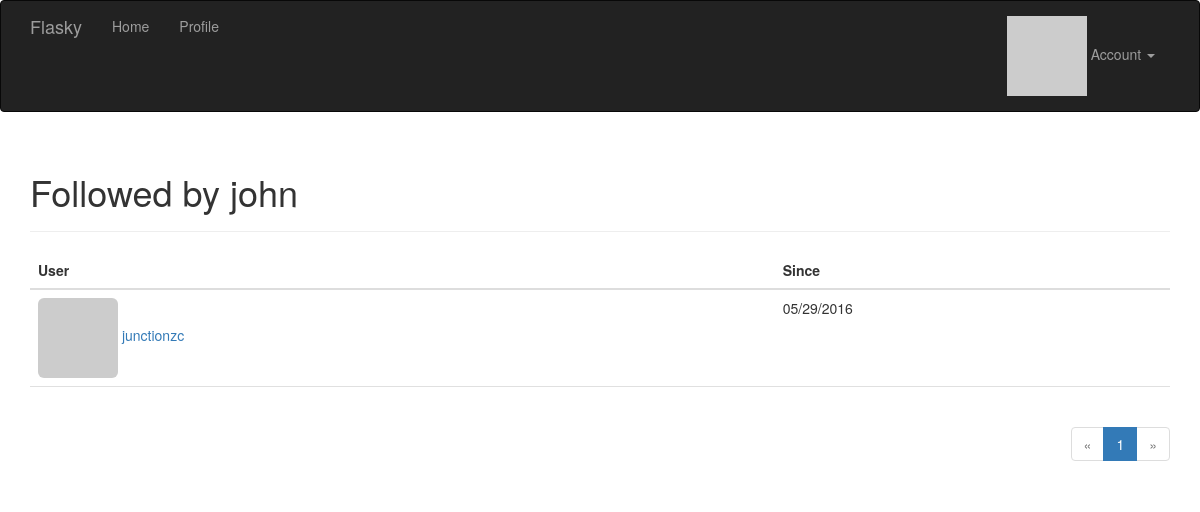
The page /followed-by/john (signed in) on the database its author committed.
### app/models.py (models this page shows, shortened)
class User(UserMixin, db.Model):
    __tablename__ = 'users'
    id = db.Column(db.Integer, primary_key = True)
    email = db.Column(db.String(64), unique = True, index = True)
    username = db.Column(db.String(64), unique = True, index = True)
    role_id = db.Column(db.Integer, db.ForeignKey('roles.id'))
    password_hash = db.Column(db.String(128))
    confirmed = db.Column(db.Boolean, default = False)
    name = db.Column(db.String(64))
    location = db.Column(db.String(64))
    about_me = db.Column(db.Text())
    member_since = db.Column(db.DateTime(), default = datetime.utcnow)
    last_seen = db.Column(db.DateTime(), default = datetime.utcnow)
    avatar_hash = db.Column(db.String(32))
    posts = db.relationship('Post', backref = 'author', lazy = 'dynamic')
    followed = db.relationship('Follow',
                               foreign_keys = [Follow.follower_id],
                               backref = db.backref('follower', lazy = 'joined'),
                               lazy = 'dynamic',
                               cascade = 'all, delete-orphan')
    followers = db.relationship('Follow',
                                foreign_keys = [Follow.followed_id],
                                backref = db.backref('followed', lazy = 'joined'),
                                lazy = 'dynamic',
                                cascade = 'all, delete-orphan')
    comments = db.relationship('Comment', backref = 'author', lazy = 'dynamic')
    @property
    def password(self):
        raise AttributeError('password is not a readable attribute')
    def can(self, permissions):
        return self.role is not None and \
            (self.role.permissions & permissions) == permissions
    def ping(self):
        self.last_seen = datetime.utcnow()
        db.session.add(self)
    def gravatar(self, size = 100, default = 'identicon', rating = 'g'):
        if request.is_secure:
            url = 'https://cn.gravatar.com/avatar'
        else:
            url = 'http://cn.gravatar.com/avatar'
        hash = self.avatar_hash or hashlib.md5(self.email.encode('utf-8')).hexdigest()
        return '{url}/{hash}?s={size}&d={default}&r={rating}'.format(
            url = url, hash = hash, size = size, default = default, rating = rating)

class Follow(db.Model):
    __tablename__ = 'follows'
    follower_id = db.Column(db.Integer, db.ForeignKey('users.id'),
                            primary_key = True)
    followed_id = db.Column(db.Integer, db.ForeignKey('users.id'),
                            primary_key = True)
    timestamp = db.Column(db.DateTime, default = datetime.utcnow)

### app/main/views.py (the view)
@main.route('/followed-by/<username>')
def followed_by(username):
    user = User.query.filter_by(username=username).first()
    if user is None:
        flash('Invalid user.')
        return redirect(url_for('.index'))
    page = request.args.get('page', 1, type=int)
    pagination = user.followed.paginate(
        page, per_page=current_app.config['FLASKY_FOLLOWERS_PER_PAGE'],
        error_out=False)
    follows = [{'user': item.followed, 'timestamp': item.timestamp}
               for item in pagination.items]
    return render_template('followers.html', user=user, title="Followed by",
                           endpoint='.followed_by', pagination=pagination,
                           follows=follows)

### app/auth/views.py (called while the page is built)
@auth.before_app_request
def before_request():
    if current_user.is_authenticated:
        current_user.ping()
        if not current_user.confirmed \
            and request.endpoint[:5] != 'auth.' \
            and request.endpoint != 'static':
            return redirect(url_for('auth.unconfirmed'))

### app/main/__init__.py (called while the page is built)
@main.app_context_processor
def inject_permissions():
    return dict(Permission = Permission)

### app/models.py (called while the page is built)
@login_manager.user_loader
def load_user(user_id):
    return User.query.get(int(user_id))

### app/templates/followers.html (shortened to what this page needs)
{% extends "base.html" %}
{% import "_macros.html" as macros %}
{% block page_content %}
<div class="page-header">
    <h1>{{ title }} {{ user.username }}</h1>
</div>
<table class="table table-hover followers">
    <thead><tr><th>User</th><th>Since</th></tr></thead>
    {% for follow in follows %}
    {% if follow.user != user%}
    <tr>
        <td>
            <a href="{{ url_for('.user', username = follow.user.username) }}">
                <img class="img-rounded" src="{{ follow.user.gravatar(size=32) }}">
                {{ follow.user.username }}
            </a>
        </td>
        <td>{{ moment(follow.timestamp).format('L') }}</td>
    </tr>
    {% endif %}
    {% endfor %}
</table>
<div class="pagination">
    {{ macros.pagination_widget(pagination, endpoint, username = user.username) }}
</div>
{% endblock %}

### app/static/styles.css (style rules this page uses)
div.pagination { width: 100%; text-align: right; padding: 0px; margin: 0px; }
.table.followers tr { border-bottom: 1px solid #e0e0e0; }

### rows shown on the page
User: username "john"
User: user.username "junctionzc"
Follow: timestamp "05/29/2016"

### other values the page prints
{{ title }} "Followed by"
{{ p }} "1"
